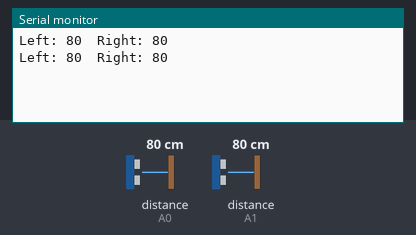
Simulated run of this program. Board: Arduino Uno, built with avr-gcc and run on an emulated ATmega328P. Parts: the last lines printed to the serial monitor. Inputs (shaded band) come from the test bench; at power-on: distance to the obstacle (sensors on A0, A1) 80 cm.

Above: at 1.8 s.
1.9 s: distance to the obstacle (sensor on A0) set to 2 cm
At 2.9 s:
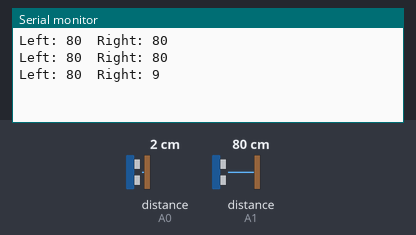
3.4 s: distance to the obstacle (sensor on A1) set to 2 cm
At 4.7 s:
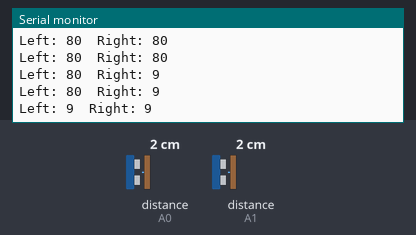
4.9 s: distance to the obstacle (sensor on A0) set to 18 cm
At 5.9 s:
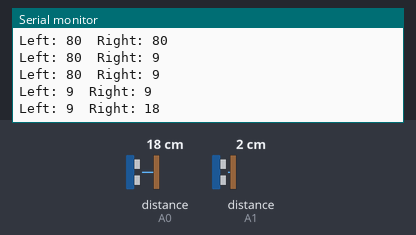
6.4 s: distance to the obstacle (sensor on A1) set to 18 cm
At 7.2 s:
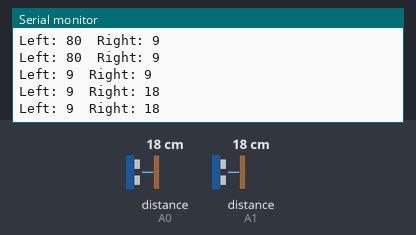
Timing chart, 0 to 8.9 s (numbered marks = the images above; inputs shaded):
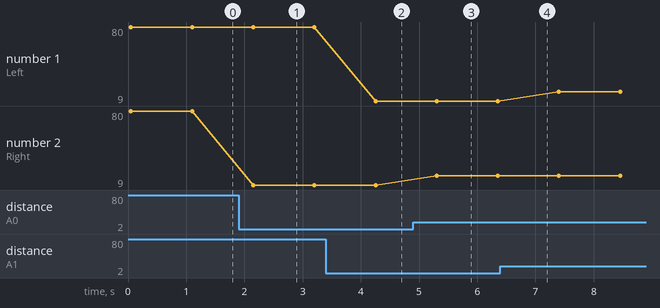

Measured:
- after the input at 1.9 s, the serial monitor: prints a new line after 0.25 s (image 1)
- after the input at 3.4 s, the serial monitor: prints a new line after 0.85 s (image 2)
- after the input at 4.9 s, the serial monitor: prints a new line after 0.40 s (image 3)
- plotted number 2: 80 → 9 after the input at 1.9 s, 9 → 18 after the input at 4.9 s

The program:

main.cpp
```cpp
#include <Arduino.h>
#include <SharpIR.h>

#define SENSOR_LEFT_PIN A1
#define SENSOR_RIGHT_PIN A0

SharpIR sensor_left(SharpIR::GP2Y0A21YK0F, SENSOR_LEFT_PIN);
SharpIR sensor_right(SharpIR::GP2Y0A21YK0F, SENSOR_RIGHT_PIN);

enum SENSOR
{
    SENSOR_LEFT = 0,
    SENSOR_RIGHT = 1
};

static uint8_t distance_readings[2];

void sensor_read(void);
void display_readings(void);

void setup()
{
    Serial.begin(9600);
    while (!Serial);

    distance_readings[SENSOR_LEFT] = 0;
    distance_readings[SENSOR_RIGHT] = 0;
}

void loop()
{
    sensor_read();
    display_readings();
    delay(1000);
}

void sensor_read(void)
{
    distance_readings[SENSOR_LEFT] = sensor_left.getDistance();
    delay(5);
    distance_readings[SENSOR_RIGHT] = sensor_right.getDistance();
    delay(5);

    return;
}

void display_readings(void)
{
    Serial.print("Left: ");
    Serial.print(distance_readings[SENSOR_LEFT]);
    Serial.print("\tRight: ");
    Serial.println(distance_readings[SENSOR_RIGHT]);

    return;
}
```
